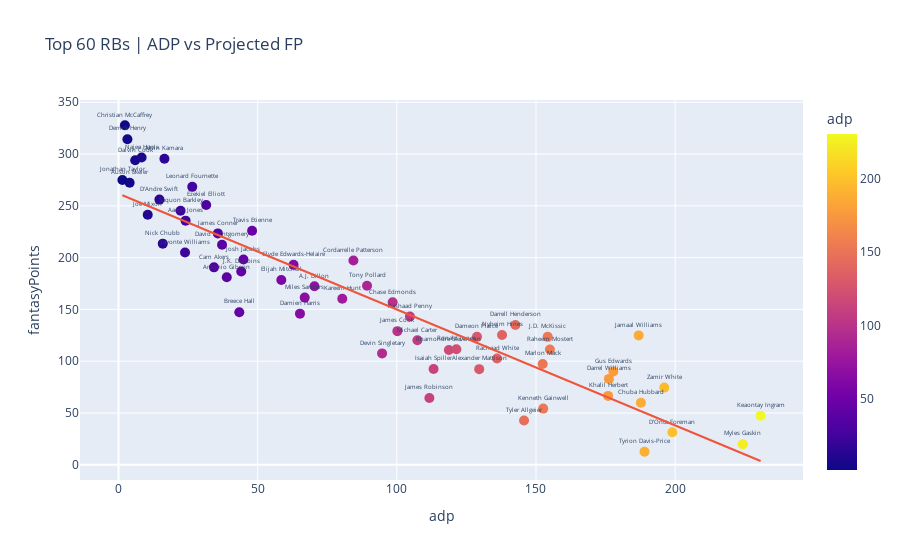
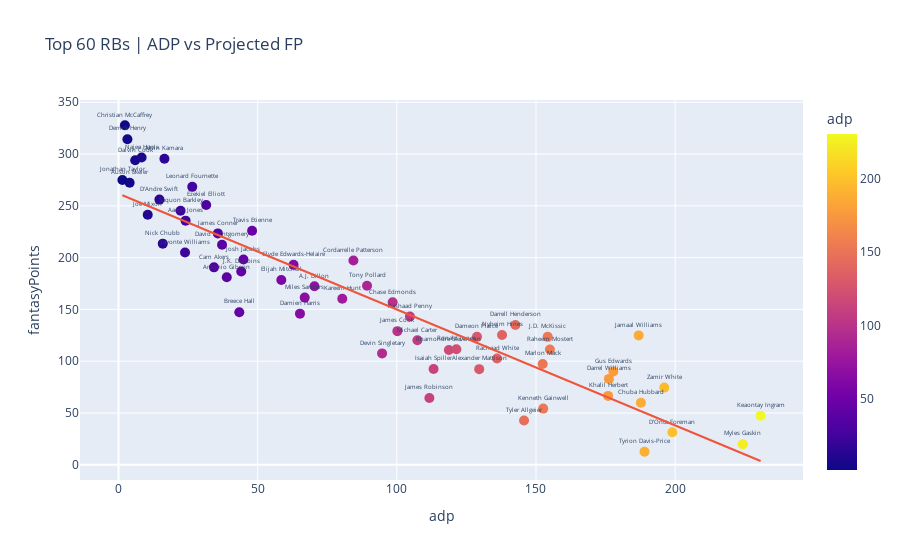

Source (notebook cell) for these figures, in order:
### Code cell
# create scatterplot comparing adp vs projected fantasy points for top 60 RBs
rb_60 = rb.head(60)

fig = px.scatter(rb_60, x="adp", y="fantasyPoints", color='adp', text='playerName', hover_data=['playerName', 'teamName'], trendline="ols", title="Top 60 RBs | ADP vs Projected FP")
fig.update_traces(marker_size=10)
fig.update_traces(textposition='top center', textfont_size=6)
fig.show()
fig.write_html("fig/rb_scatter.html")
fig.write_image("images/rb_scatter.png")

### Figure 1 — Plotly figure (JSON) as saved in the notebook; plotly's stock layout.template omitted (floating-point values rounded to 4 significant figures)
{"data": [{"customdata": [["Jonathan Taylor", "IND"], ["Christian McCaffrey", "CAR"], ["Derrick Henry", "TEN"], ["Austin Ekeler", "LAC"], ["Dalvin Cook", "MIN"], ["Najee Harris", "PIT"], ["Joe Mixon", "CIN"], ["D'Andre Swift", "DET"], ["Nick Chubb", "CLE"], ["Alvin Kamara", "NO"], ["Saquon Barkley", "NYG"], ["Javonte Williams", "DEN"], ["Aaron Jones", "GB"], ["Leonard Fournette", "TB"], ["Ezekiel Elliott", "DAL"], ["Cam Akers", "LAR"], ["James Conner", "ARI"], ["David Montgomery", "CHI"], ["Antonio Gibson", "WAS"], ["Breece Hall", "NYJ"], ["J.K. Dobbins", "BAL"], ["Josh Jacobs", "LV"], ["Travis Etienne", "JAX"], ["Elijah Mitchell", "SF"], ["Clyde Edwards-Helaire", "KC"], ["Damien Harris", "NE"], ["Miles Sanders", "PHI"], ["A.J. Dillon", "GB"], ["Kareem Hunt", "CLE"], ["Cordarrelle Patterson", "ATL"], ["Tony Pollard", "DAL"], ["Devin Singletary", "BUF"], ["Chase Edmonds", "MIA"], ["James Cook", "BUF"], ["Rashaad Penny", "SEA"], ["Michael Carter", "NYJ"], ["James Robinson", "JAX"], ["Isaiah Spiller", "LAC"], ["Rhamondre Stevenson", "NE"], ["Ronald Jones", "KC"], ["Dameon Pierce", "HOU"], ["Alexander Mattison", "MIN"], ["Rachaad White", "TB"], ["Nyheim Hines", "IND"], ["Darrell Henderson", "LAR"], ["Tyler Allgeier", "ATL"], ["Marlon Mack", "HOU"], ["Kenneth Gainwell", "PHI"], ["J.D. McKissic", "WAS"], ["Raheem Mostert", "MIA"], ["Khalil Herbert", "CHI"], ["Darrel Williams", "ARI"], ["Gus Edwards", "BAL"], ["Jamaal Williams", "DET"], ["Chuba Hubbard", "CAR"], ["Tyrion Davis-Price", "SF"], ["Zamir White", "LV"], ["D'Onta Foreman", "CAR"], ["Myles Gaskin", "MIA"], ["Keaontay Ingram", "ARI"]], "hovertemplate": "adp=%{marker.color}<br>fantasyPoints=%{y}<br>playerName=%{customdata[0]}<br>teamName=%{customdata[1]}<extra></extra>", "legendgroup": "", "marker": {"color": [1.4, 2.3, 3.2, 4, 6, 8.3, 10.5, 14.7, 15.9, 16.5, 22.3, 23.9, 24.1, 26.5, 31.5, 34.3, 35.7, 37.2, 38.9, 43.4, 44.1, 44.9, 48, 58.5, 62.9, 65.2, 66.9, 70.4, 80.4, 84.4, 89.3, 94.7, 98.5, 100.2, 104.7, 107.4, 111.7, 113.2, 118.7, 121.4, 128.8, 129.6, 136, 137.8, 142.6, 145.7, 152.4, 152.6, 154.2, 155, 175.9, 176.2, 177.8, 186.9, 187.7, 189, 196.1, 199, 224.3, 230.7], "coloraxis": "coloraxis", "size": 10, "symbol": "circle"}, "mode": "markers+text", "name": "", "orientation": "v", "showlegend": false, "text": ["Jonathan Taylor", "Christian McCaffrey", "Derrick Henry", "Austin Ekeler", "Dalvin Cook", "Najee Harris", "Joe Mixon", "D'Andre Swift", "Nick Chubb", "Alvin Kamara", "Saquon Barkley", "Javonte Williams", "Aaron Jones", "Leonard Fournette", "Ezekiel Elliott", "Cam Akers", "James Conner", "David Montgomery", "Antonio Gibson", "Breece Hall", "J.K. Dobbins", "Josh Jacobs", "Travis Etienne", "Elijah Mitchell", "Clyde Edwards-Helaire", "Damien Harris", "Miles Sanders", "A.J. Dillon", "Kareem Hunt", "Cordarrelle Patterson", "Tony Pollard", "Devin Singletary", "Chase Edmonds", "James Cook", "Rashaad Penny", "Michael Carter", "James Robinson", "Isaiah Spiller", "Rhamondre Stevenson", "Ronald Jones", "Dameon Pierce", "Alexander Mattison", "Rachaad White", "Nyheim Hines", "Darrell Henderson", "Tyler Allgeier", "Marlon Mack", "Kenneth Gainwell", "J.D. McKissic", "Raheem Mostert", "Khalil Herbert", "Darrel Williams", "Gus Edwards", "Jamaal Williams", "Chuba Hubbard", "Tyrion Davis-Price", "Zamir White", "D'Onta Foreman", "Myles Gaskin", "Keaontay Ingram"], "textfont": {"size": 6}, "textposition": "top center", "type": "scatter", "x": [1.4, 2.3, 3.2, 4, 6, 8.3, 10.5, 14.7, 15.9, 16.5, 22.3, 23.9, 24.1, 26.5, 31.5, 34.3, 35.7, 37.2, 38.9, 43.4, 44.1, 44.9, 48, 58.5, 62.9, 65.2, 66.9, 70.4, 80.4, 84.4, 89.3, 94.7, 98.5, 100.2, 104.7, 107.4, 111.7, 113.2, 118.7, 121.4, 128.8, 129.6, 136, 137.8, 142.6, 145.7, 152.4, 152.6, 154.2, 155, 175.9, 176.2, 177.8, 186.9, 187.7, 189, 196.1, 199, 224.3, 230.7], "xaxis": "x", "y": [275, 327.8, 314.3, 272.3, 294, 296.7, 241.4, 256, 213.5, 295.4, 245.2, 205, 235.7, 268.3, 250.8, 190.6, 223.4, 212.4, 181, 147.3, 186.6, 198.2, 225.9, 178.4, 193, 145.9, 161.4, 172.3, 160.2, 197.2, 172.9, 107.5, 156.8, 129, 143.2, 120.2, 64.4, 92.5, 110.8, 111.6, 123.5, 92.3, 102.6, 125.3, 135, 42.8, 97.2, 54.2, 123.5, 111.3, 66.5, 82.9, 90, 124.9, 59.9, 12.6, 74.5, 31.3, 19.8, 47.4], "yaxis": "y"}, {"hovertemplate": "<b>OLS trendline</b><br>fantasyPoints = -1.11898 * adp + 261.769<br>R<sup>2</sup>=0.840996<br><br>adp=%{x}<br>fantasyPoints=%{y} <b>(trend)</b><extra></extra>", "legendgroup": "", "marker": {"size": 10, "symbol": "circle"}, "mode": "lines", "name": "", "showlegend": false, "textfont": {"size": 6}, "textposition": "top center", "type": "scatter", "x": [1.4, 2.3, 3.2, 4, 6, 8.3, 10.5, 14.7, 15.9, 16.5, 22.3, 23.9, 24.1, 26.5, 31.5, 34.3, 35.7, 37.2, 38.9, 43.4, 44.1, 44.9, 48, 58.5, 62.9, 65.2, 66.9, 70.4, 80.4, 84.4, 89.3, 94.7, 98.5, 100.2, 104.7, 107.4, 111.7, 113.2, 118.7, 121.4, 128.8, 129.6, 136, 137.8, 142.6, 145.7, 152.4, 152.6, 154.2, 155, 175.9, 176.2, 177.8, 186.9, 187.7, 189, 196.1, 199, 224.3, 230.7], "xaxis": "x", "y": [260.2, 259.2, 258.2, 257.3, 255.1, 252.5, 250.0, 245.3, 244.0, 243.3, 236.8, 235.0, 234.8, 232.1, 226.5, 223.4, 221.8, 220.1, 218.2, 213.2, 212.4, 211.5, 208.1, 196.3, 191.4, 188.8, 186.9, 183.0, 171.8, 167.3, 161.8, 155.8, 151.5, 149.6, 144.6, 141.6, 136.8, 135.1, 128.9, 125.9, 117.6, 116.7, 109.6, 107.6, 102.2, 98.73, 91.24, 91.01, 89.22, 88.33, 64.94, 64.61, 62.81, 52.63, 51.74, 50.28, 42.34, 39.09, 10.78, 3.621], "yaxis": "y"}], "layout": {"coloraxis": {"colorbar": {"title": {"text": "adp"}}, "colorscale": [[0, "#0d0887"], [0.1111, "#46039f"], [0.2222, "#7201a8"], [0.3333, "#9c179e"], [0.4444, "#bd3786"], [0.5556, "#d8576b"], [0.6667, "#ed7953"], [0.7778, "#fb9f3a"], [0.8889, "#fdca26"], [1, "#f0f921"]]}, "legend": {"tracegroupgap": 0}, "title": {"text": "Top 60 RBs | ADP vs Projected FP"}, "xaxis": {"anchor": "y", "domain": [0, 1], "title": {"text": "adp"}}, "yaxis": {"anchor": "x", "domain": [0, 1], "title": {"text": "fantasyPoints"}}}}

### Figure 2 — Plotly figure (JSON) as saved in the notebook; plotly's stock layout.template omitted (floating-point values rounded to 4 significant figures)
{"data": [{"customdata": [["Jonathan Taylor", "IND"], ["Christian McCaffrey", "CAR"], ["Derrick Henry", "TEN"], ["Austin Ekeler", "LAC"], ["Dalvin Cook", "MIN"], ["Najee Harris", "PIT"], ["Joe Mixon", "CIN"], ["D'Andre Swift", "DET"], ["Nick Chubb", "CLE"], ["Alvin Kamara", "NO"], ["Saquon Barkley", "NYG"], ["Javonte Williams", "DEN"], ["Aaron Jones", "GB"], ["Leonard Fournette", "TB"], ["Ezekiel Elliott", "DAL"], ["Cam Akers", "LAR"], ["James Conner", "ARI"], ["David Montgomery", "CHI"], ["Antonio Gibson", "WAS"], ["Breece Hall", "NYJ"], ["J.K. Dobbins", "BAL"], ["Josh Jacobs", "LV"], ["Travis Etienne", "JAX"], ["Elijah Mitchell", "SF"], ["Clyde Edwards-Helaire", "KC"], ["Damien Harris", "NE"], ["Miles Sanders", "PHI"], ["A.J. Dillon", "GB"], ["Kareem Hunt", "CLE"], ["Cordarrelle Patterson", "ATL"], ["Tony Pollard", "DAL"], ["Devin Singletary", "BUF"], ["Chase Edmonds", "MIA"], ["James Cook", "BUF"], ["Rashaad Penny", "SEA"], ["Michael Carter", "NYJ"], ["James Robinson", "JAX"], ["Isaiah Spiller", "LAC"], ["Rhamondre Stevenson", "NE"], ["Ronald Jones", "KC"], ["Dameon Pierce", "HOU"], ["Alexander Mattison", "MIN"], ["Rachaad White", "TB"], ["Nyheim Hines", "IND"], ["Darrell Henderson", "LAR"], ["Tyler Allgeier", "ATL"], ["Marlon Mack", "HOU"], ["Kenneth Gainwell", "PHI"], ["J.D. McKissic", "WAS"], ["Raheem Mostert", "MIA"], ["Khalil Herbert", "CHI"], ["Darrel Williams", "ARI"], ["Gus Edwards", "BAL"], ["Jamaal Williams", "DET"], ["Chuba Hubbard", "CAR"], ["Tyrion Davis-Price", "SF"], ["Zamir White", "LV"], ["D'Onta Foreman", "CAR"], ["Myles Gaskin", "MIA"], ["Keaontay Ingram", "ARI"]], "hovertemplate": "adp=%{marker.color}<br>fantasyPoints=%{y}<br>playerName=%{customdata[0]}<br>teamName=%{customdata[1]}<extra></extra>", "legendgroup": "", "marker": {"color": [1.4, 2.3, 3.2, 4, 6, 8.3, 10.5, 14.7, 15.9, 16.5, 22.3, 23.9, 24.1, 26.5, 31.5, 34.3, 35.7, 37.2, 38.9, 43.4, 44.1, 44.9, 48, 58.5, 62.9, 65.2, 66.9, 70.4, 80.4, 84.4, 89.3, 94.7, 98.5, 100.2, 104.7, 107.4, 111.7, 113.2, 118.7, 121.4, 128.8, 129.6, 136, 137.8, 142.6, 145.7, 152.4, 152.6, 154.2, 155, 175.9, 176.2, 177.8, 186.9, 187.7, 189, 196.1, 199, 224.3, 230.7], "coloraxis": "coloraxis", "size": 10, "symbol": "circle"}, "mode": "markers+text", "name": "", "orientation": "v", "showlegend": false, "text": ["Jonathan Taylor", "Christian McCaffrey", "Derrick Henry", "Austin Ekeler", "Dalvin Cook", "Najee Harris", "Joe Mixon", "D'Andre Swift", "Nick Chubb", "Alvin Kamara", "Saquon Barkley", "Javonte Williams", "Aaron Jones", "Leonard Fournette", "Ezekiel Elliott", "Cam Akers", "James Conner", "David Montgomery", "Antonio Gibson", "Breece Hall", "J.K. Dobbins", "Josh Jacobs", "Travis Etienne", "Elijah Mitchell", "Clyde Edwards-Helaire", "Damien Harris", "Miles Sanders", "A.J. Dillon", "Kareem Hunt", "Cordarrelle Patterson", "Tony Pollard", "Devin Singletary", "Chase Edmonds", "James Cook", "Rashaad Penny", "Michael Carter", "James Robinson", "Isaiah Spiller", "Rhamondre Stevenson", "Ronald Jones", "Dameon Pierce", "Alexander Mattison", "Rachaad White", "Nyheim Hines", "Darrell Henderson", "Tyler Allgeier", "Marlon Mack", "Kenneth Gainwell", "J.D. McKissic", "Raheem Mostert", "Khalil Herbert", "Darrel Williams", "Gus Edwards", "Jamaal Williams", "Chuba Hubbard", "Tyrion Davis-Price", "Zamir White", "D'Onta Foreman", "Myles Gaskin", "Keaontay Ingram"], "textfont": {"size": 6}, "textposition": "top center", "type": "scatter", "x": [1.4, 2.3, 3.2, 4, 6, 8.3, 10.5, 14.7, 15.9, 16.5, 22.3, 23.9, 24.1, 26.5, 31.5, 34.3, 35.7, 37.2, 38.9, 43.4, 44.1, 44.9, 48, 58.5, 62.9, 65.2, 66.9, 70.4, 80.4, 84.4, 89.3, 94.7, 98.5, 100.2, 104.7, 107.4, 111.7, 113.2, 118.7, 121.4, 128.8, 129.6, 136, 137.8, 142.6, 145.7, 152.4, 152.6, 154.2, 155, 175.9, 176.2, 177.8, 186.9, 187.7, 189, 196.1, 199, 224.3, 230.7], "xaxis": "x", "y": [275, 327.8, 314.3, 272.3, 294, 296.7, 241.4, 256, 213.5, 295.4, 245.2, 205, 235.7, 268.3, 250.8, 190.6, 223.4, 212.4, 181, 147.3, 186.6, 198.2, 225.9, 178.4, 193, 145.9, 161.4, 172.3, 160.2, 197.2, 172.9, 107.5, 156.8, 129, 143.2, 120.2, 64.4, 92.5, 110.8, 111.6, 123.5, 92.3, 102.6, 125.3, 135, 42.8, 97.2, 54.2, 123.5, 111.3, 66.5, 82.9, 90, 124.9, 59.9, 12.6, 74.5, 31.3, 19.8, 47.4], "yaxis": "y"}, {"hovertemplate": "<b>OLS trendline</b><br>fantasyPoints = -1.11898 * adp + 261.769<br>R<sup>2</sup>=0.840996<br><br>adp=%{x}<br>fantasyPoints=%{y} <b>(trend)</b><extra></extra>", "legendgroup": "", "marker": {"size": 10, "symbol": "circle"}, "mode": "lines", "name": "", "showlegend": false, "textfont": {"size": 6}, "textposition": "top center", "type": "scatter", "x": [1.4, 2.3, 3.2, 4, 6, 8.3, 10.5, 14.7, 15.9, 16.5, 22.3, 23.9, 24.1, 26.5, 31.5, 34.3, 35.7, 37.2, 38.9, 43.4, 44.1, 44.9, 48, 58.5, 62.9, 65.2, 66.9, 70.4, 80.4, 84.4, 89.3, 94.7, 98.5, 100.2, 104.7, 107.4, 111.7, 113.2, 118.7, 121.4, 128.8, 129.6, 136, 137.8, 142.6, 145.7, 152.4, 152.6, 154.2, 155, 175.9, 176.2, 177.8, 186.9, 187.7, 189, 196.1, 199, 224.3, 230.7], "xaxis": "x", "y": [260.2, 259.2, 258.2, 257.3, 255.1, 252.5, 250.0, 245.3, 244.0, 243.3, 236.8, 235.0, 234.8, 232.1, 226.5, 223.4, 221.8, 220.1, 218.2, 213.2, 212.4, 211.5, 208.1, 196.3, 191.4, 188.8, 186.9, 183.0, 171.8, 167.3, 161.8, 155.8, 151.5, 149.6, 144.6, 141.6, 136.8, 135.1, 128.9, 125.9, 117.6, 116.7, 109.6, 107.6, 102.2, 98.73, 91.24, 91.01, 89.22, 88.33, 64.94, 64.61, 62.81, 52.63, 51.74, 50.28, 42.34, 39.09, 10.78, 3.621], "yaxis": "y"}], "layout": {"coloraxis": {"colorbar": {"title": {"text": "adp"}}, "colorscale": [[0, "#0d0887"], [0.1111, "#46039f"], [0.2222, "#7201a8"], [0.3333, "#9c179e"], [0.4444, "#bd3786"], [0.5556, "#d8576b"], [0.6667, "#ed7953"], [0.7778, "#fb9f3a"], [0.8889, "#fdca26"], [1, "#f0f921"]]}, "legend": {"tracegroupgap": 0}, "title": {"text": "Top 60 RBs | ADP vs Projected FP"}, "xaxis": {"anchor": "y", "domain": [0, 1], "title": {"text": "adp"}}, "yaxis": {"anchor": "x", "domain": [0, 1], "title": {"text": "fantasyPoints"}}}}
